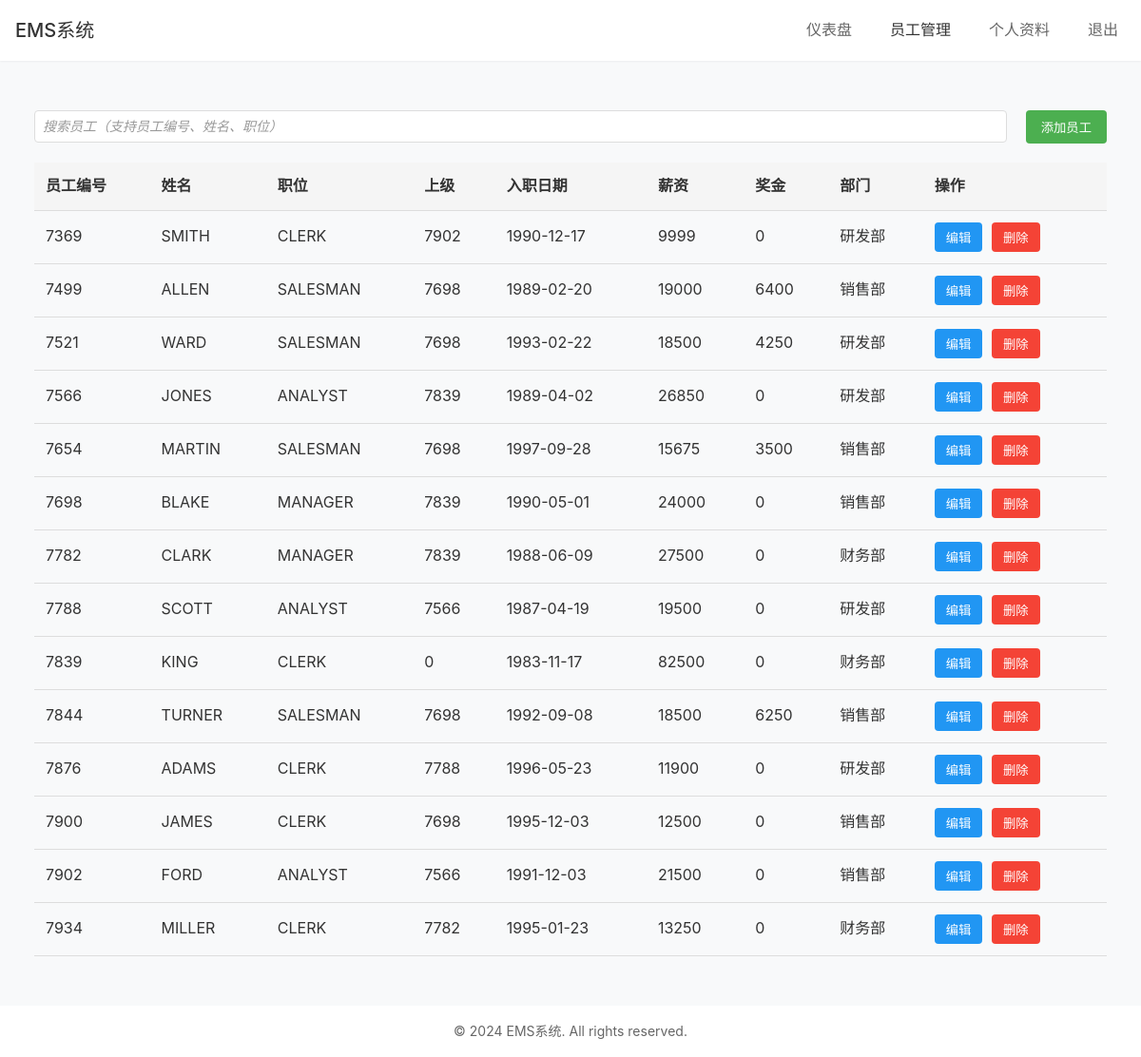
Page /ems/crud (signed in) on the committed database.
### tables this page shows
CREATE TABLE IF NOT EXISTS `emp` (
  `EMPNO` int NOT NULL,
  `ENAME` varchar(20) NOT NULL,
  `JOB` varchar(20) NOT NULL,
  `MGR` int NOT NULL,
  `HIREDATE` date NOT NULL,
  `SAL` float NOT NULL,
  `COMM` float DEFAULT NULL,
  `DEPTNO` int NOT NULL,
  PRIMARY KEY (`EMPNO`),
  KEY `empno_index` (`EMPNO`)
);

### utils/route.php (called while the page is built, shortened)
<?php
function getRouteConfig() {
    return [
        'dashboard' => ROUTE_PREFIX . '/dashboard',
        'profile' => ROUTE_PREFIX . '/profile',
        'crud' => ROUTE_PREFIX . '/crud',
        'crud_handler' => ROUTE_PREFIX . '/crud_handler',
        'logout' => ROUTE_PREFIX . '/logout',
        'login' => ROUTE_PREFIX . '/login',
        'register' => ROUTE_PREFIX . '/register'
    ];
}
function getRoute($name) {
    $routes = getRouteConfig();
    return $routes[$name] ?? ROUTE_PREFIX . '/';
}
function isCurrentRoute($name) {
    $currentUri = parse_url($_SERVER['REQUEST_URI'], PHP_URL_PATH);
    return $currentUri === getRoute($name);
}

### config/db.php (called while the page is built)
<?php
return [
    'database' => [
        'host' => 'localhost',
        'username' => 'root',
        'password' => '467958',
        'dbname' => 'abc_company'
    ]
];

### models/backend.php (called while the page is built, shortened)
<?php
class Backend {
    private $conn;
    public function __construct() {
        try {
            $config = include(ROOT_PATH . '/config/db.php');
            $dbConfig = $config['database'];
            $requiredFields = ['host', 'username', 'password', 'dbname'];
            $this->conn = new mysqli(
                $dbConfig['host'],
                $dbConfig['username'],
                $dbConfig['password'],
                $dbConfig['dbname']
            );
            $this->conn->set_charset('utf8');
        } catch (Exception $e) {
            error_log("数据库连接错误: " . $e->getMessage());
            die("系统错误，请稍后重试");
        }
    }
    public function getAllEmployees() {
        try {
            $sql = "SELECT * FROM emp ORDER BY EMPNO";
            $result = $this->conn->query($sql);
            $employees = [];
            while ($row = $result->fetch_assoc()) {
                $row['COMM'] = $row['COMM'] === null ? '0' : $row['COMM'];
                $row['DNAME'] = $this->getDepartmentName($row['DEPTNO']);
                $row['ENAME'] = trim($row['ENAME']);
                $row['JOB'] = trim($row['JOB']);
                $employees[] = $row;
            }
            return $employees;
        } catch (Exception $e) {
            error_log("获取员工列表错误: " . $e->getMessage());
            return [];
        }
    }
    private function getDepartmentName($deptno) {
        switch ($deptno) {
            case 10:
                return '财务部';
            case 20:
                return '研发部';
            case 30:
                return '销售部';
        }
    }
}

### views/pages/employees.php (the view, shortened to what this page needs)
<div class="employee-container">
    <div class="top-bar">
        <div class="search-bar">
            <form action="<?= getRoute('crud_handler') ?>" method="GET">
                <input type="text"
                       name="search"
                       class="search-input"
                       placeholder="搜索员工（支持员工编号、姓名、职位）"
                       value="<?= isset($_GET['search']) ? htmlspecialchars($_GET['search']) : '' ?>">
            </form>
        </div>
        <button class="add-btn" onclick="openModal()">添加员工</button>
    </div>
    <div class="table-container">
        <table class="employees-table">
            <thead>
                <tr>
                    <th>员工编号</th>
                    <th>姓名</th>
                    <th>职位</th>
                    <th>上级</th>
                    <th>入职日期</th>
                    <th>薪资</th>
                    <th>奖金</th>
                    <th>部门</th>
                    <th>操作</th>
                </tr>
            </thead>
            <tbody id="employeesTableBody">
                <?php
                if (isset($_GET['search']) && !empty($_GET['search'])) {
                    $employees = $backend->searchEmployees($_GET['search']);
                } else {
                    $employees = $backend->getAllEmployees();
                }
                foreach ($employees as $emp) {
                    echo "<tr>";
                    echo "<td>{$emp['EMPNO']}</td>";
                    echo "<td>{$emp['ENAME']}</td>";
                    echo "<td>{$emp['JOB']}</td>";
                    echo "<td>{$emp['MGR']}</td>";
                    echo "<td>{$emp['HIREDATE']}</td>";
                    echo "<td>{$emp['SAL']}</td>";
                    echo "<td>{$emp['COMM']}</td>";
                    echo "<td>{$emp['DNAME']}</td>";
                    echo "<td>
                            <button class='action-btn edit-btn' onclick='editEmployee(" . json_encode($emp) . ")'>编辑</button>
                            <form action='" . getRoute('crud_handler') . "' method='POST' style='display:inline;'>
                                <input type='hidden' name='action' value='delete'>
                                <input type='hidden' name='EMPNO' value='{$emp['EMPNO']}'>
                                <button type='submit' class='action-btn delete-btn' onclick='return confirm(\"确定要删除这名员工吗？\")'>删除</button>
                            </form>
                          </td>";
                    echo "</tr>";
                }
                ?>
            </tbody>
        </table>
    </div>
</div>
<?php
$content = ob_get_clean();
require_once ROOT_PATH . '/views/layouts/master.php';
?>

### index.php (shortened to what this page needs)
<?php
require_once ROOT_PATH . DIRECTORY_SEPARATOR . 'utils' . DIRECTORY_SEPARATOR . 'route.php';
require_once ROOT_PATH . DIRECTORY_SEPARATOR . 'models' . DIRECTORY_SEPARATOR . 'backend.php';
$requestUri = parse_url($_SERVER['REQUEST_URI'], PHP_URL_PATH);
$backend = new Backend();
switch ($requestUri) {
    default:
        switch ($requestUri) {
            case ROUTE_PREFIX . '/crud':
                require ROOT_PATH . '/views/pages/employees.php';
                break;
        }
}

### views/layouts/master.php (shortened to what this page needs)
<!DOCTYPE html>
<html lang="zh">
<head>
</head>
<body>
    <div class="wrapper">
        <header class="header">
            <nav class="nav">
                <a href="<?= getRoute('dashboard') ?>" class="nav-brand">EMS系统</a>
                <?php if (isset($_SESSION['logged_in']) && $_SESSION['logged_in']): ?>
                    <ul class="nav-links">
                        <li><a href="<?= getRoute('dashboard') ?>" class="nav-link <?= isCurrentRoute('dashboard') ? 'active' : '' ?>">仪表盘</a></li>
                        <li><a href="<?= getRoute('crud') ?>" class="nav-link <?= isCurrentRoute('crud') ? 'active' : '' ?>">员工管理</a></li>
                        <li><a href="<?= getRoute('profile') ?>" class="nav-link <?= isCurrentRoute('profile') ? 'active' : '' ?>">个人资料</a></li>
                        <li><a href="<?= getRoute('logout') ?>" class="nav-link">退出</a></li>
                    </ul>
                <?php endif; ?>
            </nav>
        </header>
        <main class="main">
            <?= $content ?>
        </main>
        <footer class="footer">
            <p>&copy; <?= date('Y') ?> EMS系统. All rights reserved.</p>
        </footer>
    </div>
</body>
</html>

### views/layouts/master.php (style rules this page uses)
* { margin: 0; padding: 0; box-sizing: border-box; }
body { font-family: -apple-system, BlinkMacSystemFont, "Segoe UI", Roboto, "Helvetica Neue", Arial, sans-serif; line-height: 1.6; color: #333; background-color: #f8f9fa; }
.wrapper { min-height: 100vh; display: flex; flex-direction: column; }
.header { background: #fff; padding: 1rem; box-shadow: 0 1px 2px rgba(0,0,0,0.05); }
.nav { max-width: 1200px; margin: 0 auto; display: flex; justify-content: space-between; align-items: center; }
.nav-brand { font-size: 1.25rem; color: #333; text-decoration: none; font-weight: 500; }
.nav-links { display: flex; gap: 1.5rem; list-style: none; }
.nav-link { color: #666; text-decoration: none; padding: 0.5rem; transition: color 0.2s; }
.nav-link.active { color: #333; font-weight: 500; }
.main { flex: 1; width: 100%; max-width: 1200px; margin: 0 auto; padding: 2rem 1rem; }
.footer { background: #fff; padding: 1rem; text-align: center; color: #666; font-size: 0.875rem; margin-top: auto; }

### views/pages/employees.php (style rules this page uses)
.employee-container { padding: 20px; }
.top-bar { display: flex; justify-content: space-between; margin-bottom: 20px; }
.search-bar { flex: 1; margin-right: 20px; }
.search-input { width: 100%; padding: 8px 12px; border: 1px solid #ddd; border-radius: 4px; font-size: 14px; color: #333; }
.search-input::placeholder { color: #999; font-style: italic; }
.search-input { width: 100%; padding: 8px; border: 1px solid #ddd; border-radius: 4px; }
.add-btn { padding: 8px 16px; background-color: #4CAF50; color: white; border: none; border-radius: 4px; cursor: pointer; }
.employees-table { width: 100%; border-collapse: collapse; margin-top: 20px; }
.employees-table th, .employees-table td { padding: 12px; text-align: left; border-bottom: 1px solid #ddd; }
.employees-table th { background-color: #f5f5f5; font-weight: bold; }
.action-btn { padding: 6px 12px; border: none; border-radius: 4px; cursor: pointer; margin-right: 5px; }
.edit-btn { background-color: #2196F3; color: white; }
.delete-btn { background-color: #f44336; color: white; }

### rows in the picture
emp: EMPNO "7369", ENAME "SMITH", JOB "CLERK", MGR "7902", HIREDATE "1990-12-17", SAL "9999", COMM "0", DNAME "研发部"
emp: EMPNO "7499", ENAME "ALLEN", JOB "SALESMAN", MGR "7698", HIREDATE "1989-02-20", SAL "19000", COMM "6400", DNAME "销售部"
emp: EMPNO "7521", ENAME "WARD", JOB "SALESMAN", MGR "7698", HIREDATE "1993-02-22", SAL "18500", COMM "4250", DNAME "研发部"
emp: EMPNO "7566", ENAME "JONES", JOB "ANALYST", MGR "7839", HIREDATE "1989-04-02", SAL "26850", COMM "0", DNAME "研发部"
emp: EMPNO "7654", ENAME "MARTIN", JOB "SALESMAN", MGR "7698", HIREDATE "1997-09-28", SAL "15675", COMM "3500", DNAME "销售部"
emp: EMPNO "7698", ENAME "BLAKE", JOB "MANAGER", MGR "7839", HIREDATE "1990-05-01", SAL "24000", COMM "0", DNAME "销售部"
emp: EMPNO "7782", ENAME "CLARK", JOB "MANAGER", MGR "7839", HIREDATE "1988-06-09", SAL "27500", COMM "0", DNAME "财务部"
emp: EMPNO "7788", ENAME "SCOTT", JOB "ANALYST", MGR "7566", HIREDATE "1987-04-19", SAL "19500", COMM "0", DNAME "研发部"
emp: EMPNO "7839", ENAME "KING", JOB "CLERK", MGR "0", HIREDATE "1983-11-17", SAL "82500", COMM "0", DNAME "财务部"
emp: EMPNO "7844", ENAME "TURNER", JOB "SALESMAN", MGR "7698", HIREDATE "1992-09-08", SAL "18500", COMM "6250", DNAME "销售部"
emp: EMPNO "7876", ENAME "ADAMS", JOB "CLERK", MGR "7788", HIREDATE "1996-05-23", SAL "11900", COMM "0", DNAME "研发部"
emp: EMPNO "7900", ENAME "JAMES", JOB "CLERK", MGR "7698", HIREDATE "1995-12-03", SAL "12500", COMM "0", DNAME "销售部"
emp: EMPNO "7902", ENAME "FORD", JOB "ANALYST", MGR "7566", HIREDATE "1991-12-03", SAL "21500", COMM "0", DNAME "销售部"
emp: EMPNO "7934", ENAME "MILLER", JOB "CLERK", MGR "7782", HIREDATE "1995-01-23", SAL "13250", COMM "0", DNAME "财务部"
